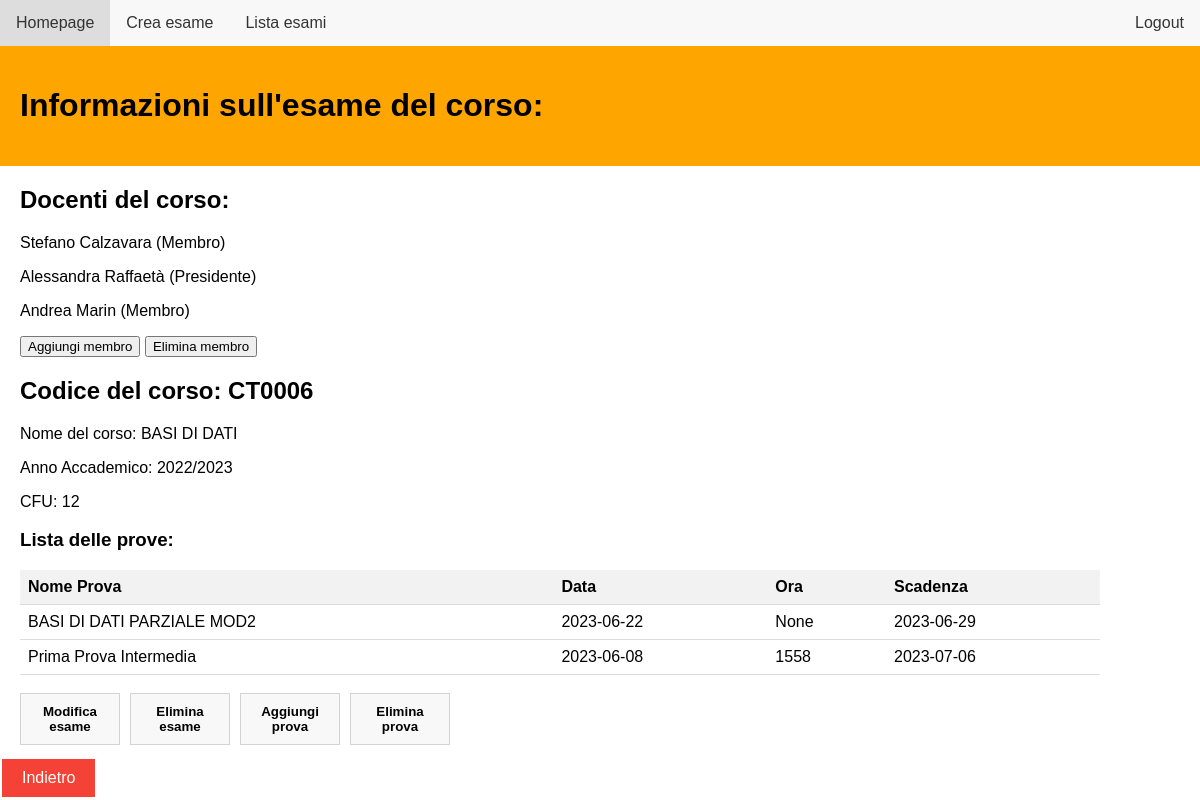
Page /exam_page?idE=CT0006 (signed in) on the earlier database version.
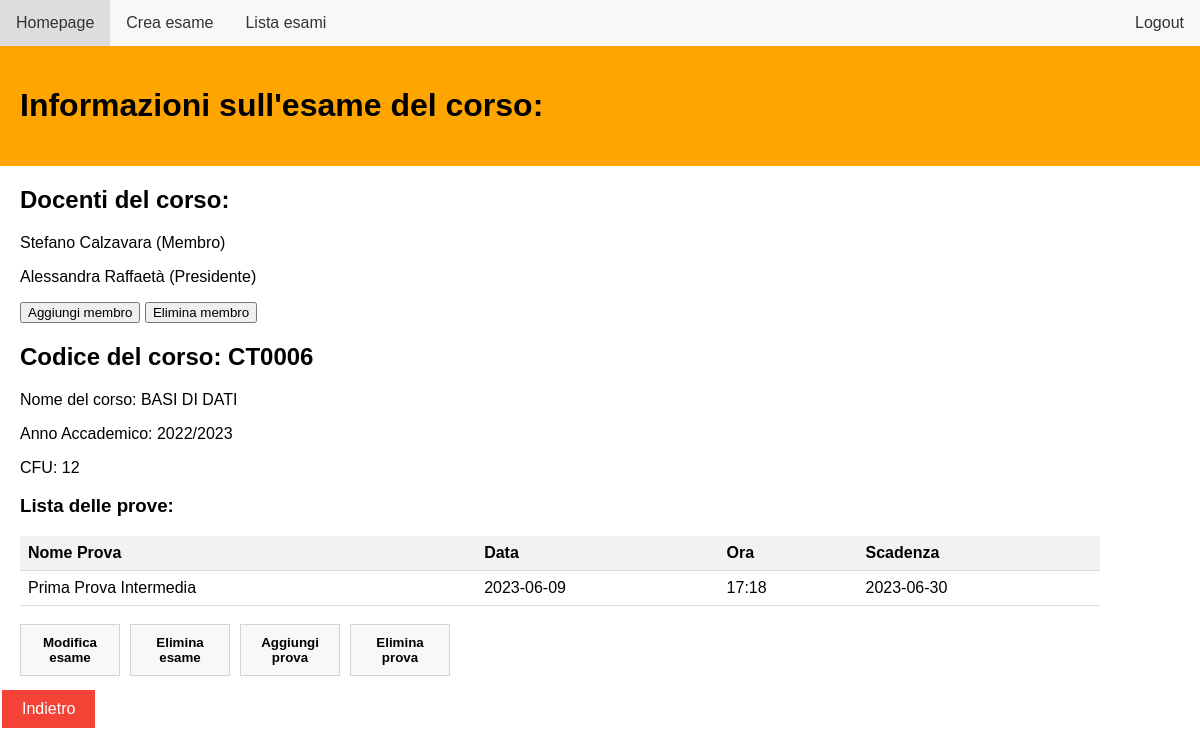
Same page on the later database version.
### db_setup.py (models this page shows, shortened)
class Docente(UserMixin, db.Model):
    idD = db.Column(db.String(100), primary_key=True, unique = True)
    nome = db.Column(db.String(100))
    cognome = db.Column(db.String(100))
    email = db.Column(db.String(100), unique = True)
    password = db.Column(db.String(100))

class Esame( db.Model):
    idE = db.Column(db.Integer, primary_key=True, unique = True)
    nome = db.Column(db.String(100))
    anno_accademico = db.Column(db.String(100))
    cfu = db.Column(db.Integer)

class Prova( db.Model ):
    idP = db.Column(db.String(100), primary_key=True)
    nome_prova = db.Column(db.String(100))
    tipo_prova = db.Column(Enum('scritto', 'orale', 'pratico', 'completo'), name='tipo_prova')
    tipo_voto = db.Column(db.String(100))
    data = db.Column(db.Date)
    ora_prova = db.Column(db.String(100))
    data_scadenza = db.Column(db.Date)
    idE = db.Column(db.String(100), db.ForeignKey('esame.idE'))
    idD = db.Column(db.Integer, db.ForeignKey('docente.idD'))

### routes.py (the view)
@bp.route('/exam_page', methods=['GET', 'POST'])
@login_required
def exam_page():
    from db_setup import Esame, Docente, Prova, db, Creazione_esame
    idE = request.args.get('idE')
    esame = Esame.query.filter_by(idE=idE).first()
    lista_docenti = db.session.query(Docente).join(Creazione_esame).filter(Creazione_esame.idE == idE).all()
    lista_prove = db.session.query(Prova).filter(Prova.idE == idE).all()
    docenti_roles = (
        db.session.query(Docente, Creazione_esame.ruolo_docente)
        .join(Creazione_esame)
        .filter(Creazione_esame.idE == idE)
        .all()
    )
    return flask.render_template('exam_page.html', esame=esame, lista_prove=lista_prove, lista_docenti=lista_docenti, docenti_roles=docenti_roles)

### routes.py (called while the page is built)
@login_manager.user_loader
def load_user(user_id):
    from db_setup import Docente
    return Docente.query.get(user_id)

### app/templates/exam_page.html (shortened to what this page needs)
<!DOCTYPE html>
<html lang="en">
<head>
    <link rel="stylesheet" href="../static/exam_page.css">
    <link rel="stylesheet" href="../static/goback.css">
</head>
<body>
    <ul>
        <li><a href="{{ url_for('routes.homepage') }}">Homepage</a></li>
        <li><a href="{{ url_for('routes.create_exam') }}">Crea esame</a></li>
        <li><a href="{{ url_for('routes.view_exams') }}">Lista esami</a></li>
        <li style="float:right"><a href="{{ url_for('routes.login') }}">Logout</a></li>
    </ul>
    <div id="Informazioni" class="w3-container">
        <h1>Informazioni sull'esame del corso:</h1>
    </div>
    <div id="Exam_Details">
        <h2>Docenti del corso:</h2>
        {% for docente, role_name in docenti_roles %}
            <p>{{ docente.nome }} {{ docente.cognome }} ({{ role_name }})</p>
        {% endfor %}
        <button id="button_membri" type="button" onclick="window.location.href='{{url_for('routes.docenti_list', idE=esame.idE )}}'">Aggiungi membro</button>
        <button id="button_membri" type="button" onclick="window.location.href='{{url_for('routes.docenti_list_del', idE=esame.idE )}}'">Elimina membro</button>
        <h2>Codice del corso: {{ esame.idE }}</h2>
        <p>Nome del corso: {{ esame.nome }}</p>
        <p>Anno Accademico: {{ esame.anno_accademico }}</p>
        <p>CFU: {{ esame.cfu }}</p>
    </div>
    <div id="ListaProve">
        <h3>Lista delle prove:</h3>
        <table>
            <thead>
                <tr>
                    <th>Nome Prova</th>
                    <th>Data</th>
                    <th>Ora</th>
                    <th>Scadenza</th>
                </tr>
            </thead>
            <tbody>
                {% for prova in lista_prove %}
                    <tr onclick="window.location.href='{{url_for('routes.prova_page', idP=prova.idP)}}'">
                        <td>{{ prova.nome_prova }}</td>
                        <td>{{ prova.data }}</td>
                        <td>{{ prova.ora_prova }}</td>
                        <td>{{ prova.data_scadenza}}</td>
                    </tr>
                {% endfor %}
            </tbody>
        </table>
    </div>
    <br>
    <div class="button-container">
        <button id="button_exam" type="button">Modifica esame</button>
        <button id="button_exam" type="button">Elimina esame</button>
        <button id="button_exam" type="button" onclick="window.location.href='{{url_for('routes.create_test', idE=esame.idE)}}'">Aggiungi prova</button>
        <button id="button_exam" type="button">Elimina prova</button>
    </div>
    <button id="goback" onclick="goBack()" class="button-goback">Indietro</button>
</body>
</html>

### app/static/exam_page.css (style rules this page uses)
#Informazioni { background-color: orange; color:black; padding: 20px; }
body { font-family: Arial, sans-serif; margin: 0; padding: 0; }
ul { list-style-type: none; margin: 0; padding: 0; overflow: hidden; background-color: #f8f8f8; }
li { float: left; }
li a { display: block; color: #333; text-align: center; padding: 14px 16px; text-decoration: none; }
#Exam_Details, #ListaProve { position: relative; left:20px; }
#button_exam { padding: 10px 20px; cursor: pointer; font-weight: bold; max-width: 100px; position:relative; left:20px; background-color: #f8f8f8; color: black; border: 1px solid lightgrey; }
.button-container { display: flex; gap: 10px; margin-bottom: 10px; }
table { width: 90%; border-collapse: collapse; }
th, td { text-align: left; border-bottom: 1px solid #ddd; padding: 8px; }
th { background-color: #f2f2f2; }

### app/static/goback.css (style rules this page uses)
.button-goback { background-color: #f44336; color: white; border: none; padding: 10px 20px; text-align: center; text-decoration: none; display: inline-block; font-size: 16px; margin: 4px 2px; cursor: pointer; }

Differences in the rows shown:
no longer on this page (row unchanged): Docente: nome "Andrea", cognome "Marin", role_name "Membro"
removed Prova: nome_prova "BASI DI DATI PARZIALE MOD2", data "2023-06-22", ora_prova "None", data_scadenza "2023-06-29"
changed Prova "Prima Prova Intermedia": data "2023-06-08" → "2023-06-09"; ora_prova "1558" → "17:18"; data_scadenza "2023-07-06" → "2023-06-30"
